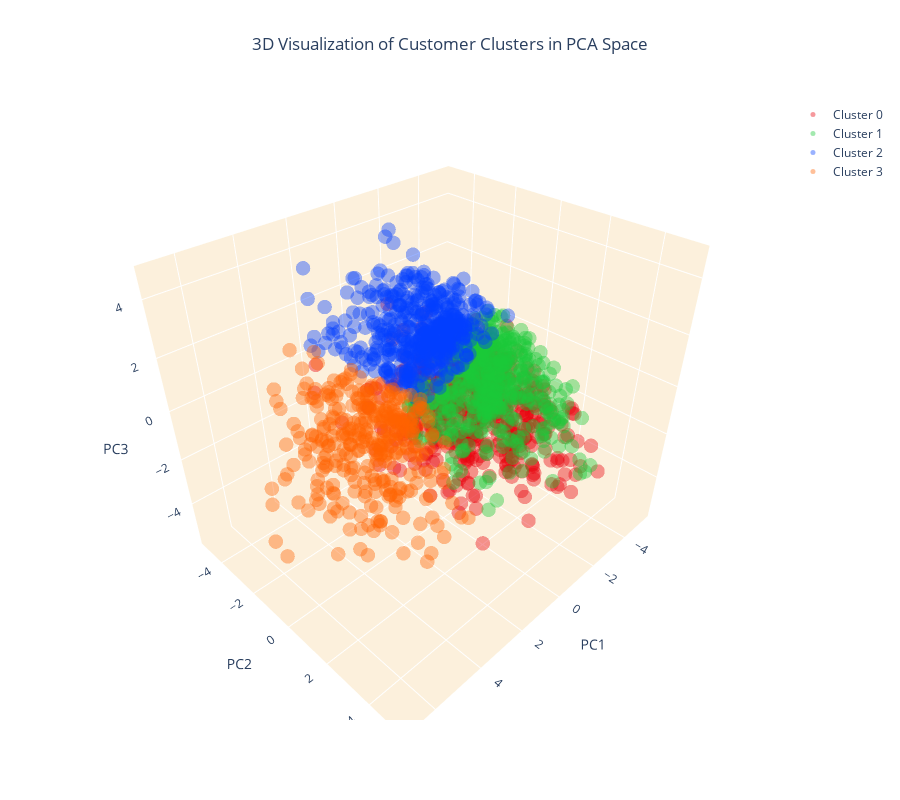

Write notebook code for a chart like this one.
### Code cell
fig = go.Figure()

for i in range(4):
    cluster_data = customer_data_pca[customer_data_pca['cluster'] == i]
    fig.add_trace(go.Scatter3d(
        x=cluster_data['PC1'], 
        y=cluster_data['PC2'], 
        z=cluster_data['PC3'],
        mode='markers',
        marker=dict(color=colors[i], size=5, opacity=0.4),
        name=f'Cluster {i}'
    ))

fig.update_layout(
    title=dict(text='3D Visualization of Customer Clusters in PCA Space', x=0.5),
    scene=dict(
        xaxis=dict(backgroundcolor="#fcf0dc", gridcolor='white', title='PC1'),
        yaxis=dict(backgroundcolor="#fcf0dc", gridcolor='white', title='PC2'),
        zaxis=dict(backgroundcolor="#fcf0dc", gridcolor='white', title='PC3'),
    ),
    width=900,
    height=800
)

fig.show()

### Figure 1 — Plotly figure (JSON) as saved in the notebook; plotly's stock layout.template omitted (floating-point values rounded to 4 significant figures; data arrays with more than 128 entries replaced by an {"elided": "..."} marker saying what was removed)
{"data": [{"marker": {"color": "#e8000b", "opacity": 0.4, "size": 5}, "mode": "markers", "name": "Cluster 0", "type": "scatter3d", "x": {"elided": "509 float values"}, "y": {"elided": "509 float values"}, "z": {"elided": "509 float values"}}, {"marker": {"color": "#1ac938", "opacity": 0.4, "size": 5}, "mode": "markers", "name": "Cluster 1", "type": "scatter3d", "x": {"elided": "507 float values"}, "y": {"elided": "507 float values"}, "z": {"elided": "507 float values"}}, {"marker": {"color": "#023eff", "opacity": 0.4, "size": 5}, "mode": "markers", "name": "Cluster 2", "type": "scatter3d", "x": {"elided": "469 float values"}, "y": {"elided": "469 float values"}, "z": {"elided": "469 float values"}}, {"marker": {"color": "#ff6200", "opacity": 0.4, "size": 5}, "mode": "markers", "name": "Cluster 3", "type": "scatter3d", "x": {"elided": "320 float values"}, "y": {"elided": "320 float values"}, "z": {"elided": "320 float values"}}], "layout": {"height": 800, "scene": {"xaxis": {"backgroundcolor": "#fcf0dc", "gridcolor": "white", "title": {"text": "PC1"}}, "yaxis": {"backgroundcolor": "#fcf0dc", "gridcolor": "white", "title": {"text": "PC2"}}, "zaxis": {"backgroundcolor": "#fcf0dc", "gridcolor": "white", "title": {"text": "PC3"}}}, "title": {"text": "3D Visualization of Customer Clusters in PCA Space", "x": 0.5}, "width": 900}}
